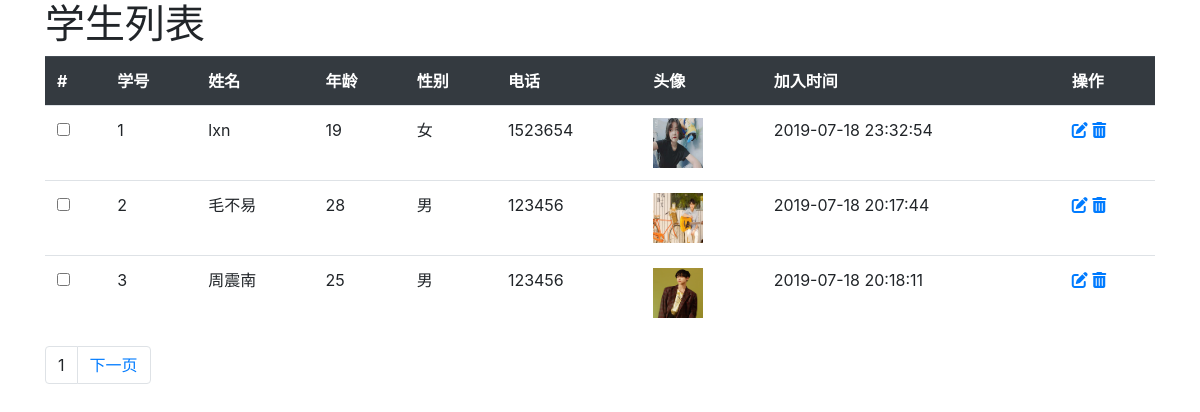
The app's page /student/index2/ with its own data.
### student/models.py (models this page shows, shortened)
class Student(models.Model):
    GENDER_CHOICES = (
        (0,'未选择'),    #(存数据库的值，渲染出来的值)
        (1,'男'),
        (2,'女'),
        (3,'保密')
    )
    no = models.IntegerField(verbose_name='学号',unique=True)
    name = models.CharField(verbose_name='姓名',max_length=20)
    age = models.PositiveSmallIntegerField()
    gender = models.SmallIntegerField(verbose_name='性别',choices=GENDER_CHOICES,default=0)
    phone = models.CharField(verbose_name='电话号码',null=True,blank=True,max_length=50)
    avatar = models.ImageField(verbose_name='头像',upload_to='image/avatar')
    join_time = models.DateTimeField(verbose_name='加入时间',auto_now_add=True)
    last_modified_time = models.DateTimeField(verbose_name='上次修改时间',auto_now_add=True)

### student/views.py (the view)
# urls.py: path('index2/',views.index2,name='index2'),
def index2(request):
    student_list = Student.objects.all().order_by('no')
    paginator = Paginator(student_list,3)
    page = request.GET.get('page')
    students = paginator.get_page(page)
    return render(request, 'student/index2.html',{'students':students})

### templates/student/index2.html (shortened to what this page needs)
<!DOCTYPE html>
<html lang="en">
<head>
    <link rel="stylesheet" href="https://stackpath.bootstrapcdn.com/bootstrap/4.3.1/css/bootstrap.min.css">
</head>
<body>
<div class="container">
    <h1>学生列表</h1>
<table class="table">
    <tr class="thead-dark">
         <th>#</th>
        <th>学号</th>
        <th>姓名</th>
        <th>年龄</th>
        <th>性别</th>
        <th>电话</th>
        <th>头像</th>
        <th>加入时间</th>
        <th>操作</th>
    </tr>
    {% for stu in students %}
    <tr>
        <td><input type="checkbox" name="student"></td>
        <td>{{ stu.no }}</td>
        <td>{{ stu.name }}</td>
        <td>{{ stu.age }}</td>
        <td>{{ stu.get_gender_display }}</td>
        <td>{{ stu.phone }}</td>
        <td><img src="/media/{{ stu.avatar }}" width="50px" height="50px"></td>
        <td>{{ stu.join_time | date:"Y-m-d H:i:s" }}</td>
        <td><a href="#"><i class="fas fa-edit"></i></a> <a href="#"><i class="fas fa-trash-alt"></i></a></td>
    </tr>
    {% endfor %}
</table>
    <nav aria-label="page navigation">
         <ul class="pagination">
         <li class="page-item"><a class="page-link">{{ students.number }}</a></li>
             {% if students.has_next %}
             <li class="page-item"><a href="?page={{ students.next_page_number }}" class="page-link">下一页</a></li>
             {% endif %}
         </ul>
     </nav>
</div>
</body>
</html>

### records on screen
Student: no "1", name "lxn", age "19", gender "女", phone "1523654", avatar (picture), join_time "2019-07-18 23:32:54"
Student: no "2", name "毛不易", age "28", gender "男", phone "123456", avatar (picture), join_time "2019-07-18 20:17:44"
Student: no "3", name "周震南", age "25", gender "男", phone "123456", avatar (picture), join_time "2019-07-18 20:18:11"

### other values on screen
{{ students.number }} "1"
